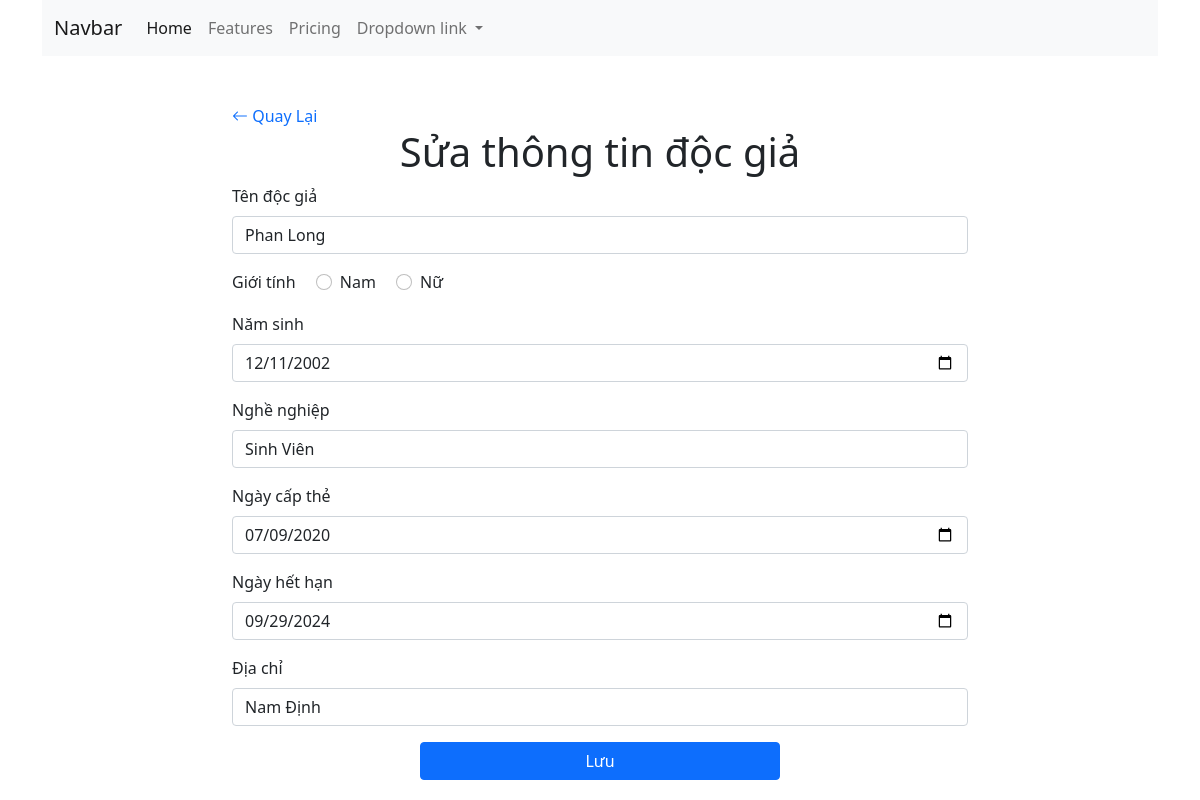
Page /index.php?controller=docgia&action=edit&dgid=3 on the committed database.
### tables this page shows
CREATE TABLE `docgia` (
  `madg` int(10) NOT NULL,
  `hovaten` varchar(50) NOT NULL,
  `gioitinh` varchar(10) NOT NULL,
  `namsinh` date NOT NULL,
  `nghenghiep` varchar(20) NOT NULL,
  `ngaycapthe` date NOT NULL,
  `ngayhethan` date NOT NULL,
  `diachi` varchar(100) NOT NULL
);

### controller/DocgiaController.php (called while the page is built, shortened)
<?php
require_once 'model/DocgiaModel.php';
class DocgiaController{
    function edit(){
        $id = $_GET['dgid'];
        $dgModal = new DocgiaModal();
        $DG = $dgModal->getDocgiaById($id);
        require_once 'view/Docgia/edit.php';
    }
}
?>

### index.php (called while the page is built, shortened)
<?php
    $action     = isset($_GET['action']) ? $_GET['action'] : 'index';
    $object = new $classController();
    $object->$action();
?>

### model/DocgiaModel.php (called while the page is built, shortened)
<?php
class DocgiaModal{
    public function connectDb() {
        $connection = mysqli_connect(DB_HOST, DB_USERNAME, DB_PASSWORD, DB_NAME);
        return $connection;
    }
    public function getDocgiaById($madg= null) {
        $connection = $this->connectDb();
        $querySelect = "SELECT * FROM docgia WHERE madg={$madg}";
        $results = mysqli_query($connection, $querySelect);
        $DocgiaArr = [];
        if (mysqli_num_rows($results) > 0) {
            $docgia = mysqli_fetch_all($results, MYSQLI_ASSOC);
            $DocgiaArr = $docgia[0];
        }
        return $DocgiaArr;
    }
}
?>

### view/Docgia/edit.php (the view, shortened to what this page needs)
<?php
require 'view/template/header.php'
?>
<main>
    <div class="container">
        <div class="row">
            <div class="col-md-8 ms-auto me-auto">
            <a href="index.php?controller=docgia&action=index" class="text-decoration-none"><i class="bi bi-arrow-left"></i>  Quay Lại</a>
                <h1>Sửa thông tin độc giả</h1>
                <form class="row g-3 needs-validation" method="post" action="" novalidate>
                <div class="col-md-12">
                        <label for="validationCustom01" class="form-label">Tên độc giả</label>
                        <input type="text" class="form-control" name="hovaten" id="validationCustom01" value="<?php echo isset($_POST['hovaten']) ? $_POST['hovaten'] : $DG['hovaten']?>" required>
                    </div>
                    <div>
                        <span class="me-3">Giới tính</span>
                        <div class="form-check form-check-inline">
                            <input class="form-check-input" type="radio" name="gioitinh" id="inlineRadio1" value="Nam">
                            <label class="form-check-label" for="inlineRadio1">Nam</label>
                        </div>
                        <div class="form-check form-check-inline">
                            <input class="form-check-input" type="radio" name="gioitinh" id="inlineRadio2" value="Nữ">
                            <label class="form-check-label" for="inlineRadio2">Nữ</label>
                        </div>
                    </div>
                    <div class="col-md-12">
                        <label for="validationCustom02" class="form-label">Năm sinh</label>
                        <input type="date" class="form-control" name="namsinh" id="validationCustom02" value="<?php echo isset($_POST['namsinh']) ? $_POST['namsinh'] : $DG['namsinh']?>" required>
                    </div>
                    <div class="col-md-12">
                        <label for="validationCustom02" class="form-label">Nghề nghiệp</label>
                        <input type="text" class="form-control" name="nghenghiep" id="validationCustom02" value="<?php echo isset($_POST['nghenghiep']) ? $_POST['nghenghiep'] : $DG['nghenghiep']?>" required>
                    </div>
                    <div class="col-md-12">
                        <label for="validationCustom02" class="form-label">Ngày cấp thẻ</label>
                        <input type="date" class="form-control" name="ngaycapthe" id="validationCustom02" value="<?php echo isset($_POST['ngaycapthe']) ? $_POST['ngaycapthe'] : $DG['ngaycapthe']?>" required>
                    </div>
                    <div class="col-md-12">
                        <label for="validationCustom02" class="form-label">Ngày hết hạn</label>
                        <input type="date" class="form-control" name="ngayhethan" id="validationCustom02" value="<?php echo isset($_POST['ngayhethan']) ? $_POST['ngayhethan'] : $DG['ngayhethan']?>" required>
                    </div>
                    <div class="col-md-12">
                        <label for="validationCustom02" class="form-label">Địa chỉ</label>
                        <input type="text" class="form-control" name="diachi" id="validationCustom02" value="<?php echo isset($_POST['diachi']) ? $_POST['diachi'] : $DG['diachi']?>" required>
                    </div>
                    <div class="d-grid gap-2 col-6 mx-auto">
                        <button class="btn btn-primary" type="submit" name="submit">Lưu</button>
                    </div>
                </form>
            </div>
        </div>
    </div>
</main>

### assets/css/style.css (style rules this page uses)
h1 { text-align: center; }

### rows in the picture
docgia: hovaten "Phan Long", namsinh "12/11/2002", nghenghiep "Sinh Viên", ngaycapthe "07/09/2020", ngayhethan "09/29/2024", diachi "Nam Định"
